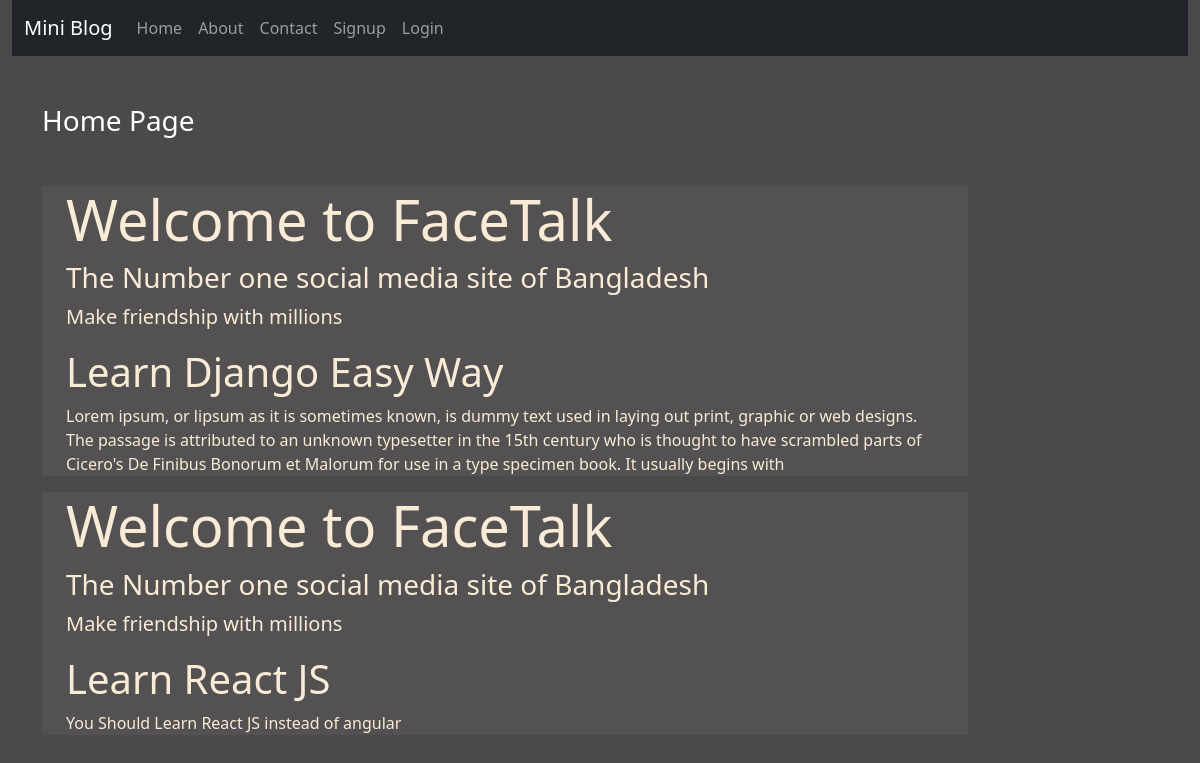
The page / on the database its author committed.
### blog/models.py (models this page shows)
class Post(models.Model):
    title = models.CharField(max_length=150)
    desc = models.TextField()

### blog/views.py (the view)
# urls.py: 2. Add a URL to urlpatterns:  path('', views.home, name='home')
def home(request):
    posts = Post.objects.all()
    return render(request,'blog/home.html',{'posts':posts})

### blog/templates/blog/home.html
{% extends 'blog/base.html' %}
{% load static %}
{% block content %}
   <div class="col-sm-10">
       <h3 class="text-white my-5">Home Page</h3>
       {% for post in posts %}
       <div class="jumbotron jumbotron-fluid jumbo-color">
        <div class="container">
          <h1 class="display-4">Welcome to FaceTalk</h1>
          <h3>The Number one social media site of Bangladesh</h3>
          <p class="lead">Make friendship with millions</p>
          <h1>{{post.title}}</h1>
          <p>{{post.desc}}</p>
        </div>
      </div>
      {% endfor %}
   </div>
{% endblock content %}

### blog/static/blog/css/style.css (style rules this page uses)
body { background-color: rgb(75, 74, 74); color: antiquewhite; }
.jumbo-color { background-color: rgb(83,81, 81); }

### rows shown on the page
Post: title "Learn Django Easy Way", desc "Lorem ipsum, or lipsum as it is sometimes known, is dummy text used in laying out print, graphic or web designs. The passage is attributed to an unknown typesetter in the 15th century who is thought to have scrambled parts of Cicero's De Finibus Bonorum et Malorum for use in a type specimen book. It usually begins with"
Post: title "Learn React JS", desc "You Should Learn React JS instead of angular"
